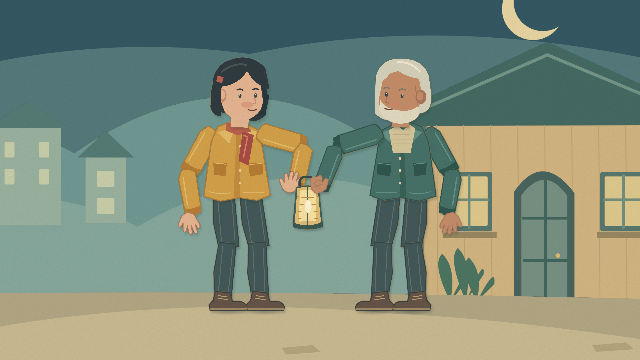
#> input picture production/artifacts/quality/v2-f2/t1/basic.png, 640 x 360 px
$ python review_sheet.py
#> lines starting #> are read from the running program, lines starting #| are printed output that depends on the picture
"""Create an honestly labelled comparison of separate unapproved stills."""
from __future__ import annotations
import hashlib,json
from pathlib import Path
from PIL import Image,ImageDraw,ImageFont,__version__ as pillow_version
ROOT=Path(__file__).resolve().parents[5]
BASE=ROOT/'production/artifacts/quality/v2-f2'
SOURCES=[('Baseline','t1/basic.png'),('Contact + shadow cards','t3/contact-card.png'),('Paper edge (prop)','t4/edge-alpha-preview.png'),('Paper bump (Mai)','t5/bump-preview.png'),('Lantern point light','t6/point-max.png')]
out=BASE/'review-preparation';out.mkdir(parents=True,exist_ok=True)
font_path=Path('/usr/share/fonts/truetype/dejavu/DejaVuSans.ttf')
if not font_path.is_file():raise RuntimeError('SHEET_FONT_MISSING: '+str(font_path))
font=ImageFont.truetype(str(font_path),18)
sheet=Image.new('RGB',(1920,800),'#ece6d6');draw=ImageDraw.Draw(sheet);rows=[]
#> after `sheet = Image.new('RGB', (1920, 800), '#ece6d6')`:
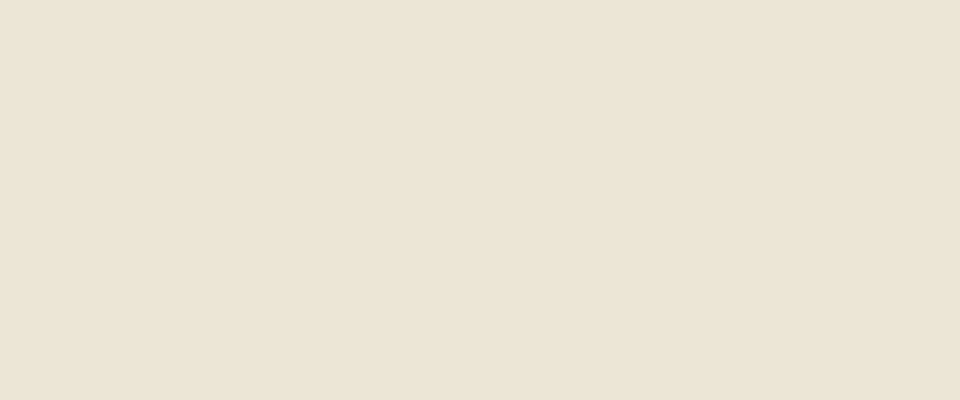
#> sheet: PIL image 1920x800 RGB (shown at 1/2 size); mean R, G, B 236, 230, 214
for i,(label,relative) in enumerate(SOURCES):
 path=BASE/relative;image=Image.open(path).convert('RGB')
#> further down, image is the input picture: PIL image 640x360 RGB; mean R, G, B 126.6, 139.7, 121.6
 if image.size!=(640,360):raise ValueError('SHEET_IMAGE_SIZE '+relative)
 x=(i%3)*640;y=(i//3)*400;sheet.paste(image,(x,y+32));draw.text((x+8,y+5),label,font=font,fill='#222222')
#> after `sheet.paste(image, (x, y + 32))`:
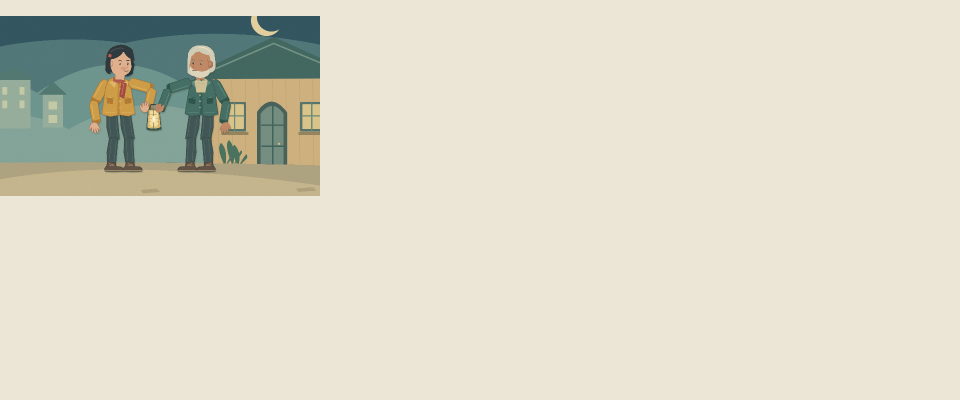
#> sheet: PIL image 1920x800 RGB (shown at 1/2 size); mean R, G, B 219.6, 216.5, 200.1
 rows.append({'label':label,'path':str(path.relative_to(ROOT)),'sha256':hashlib.sha256(path.read_bytes()).hexdigest(),'dimensions':[640,360]})
#> pass 2 of the loop `for i,(label,relative) in enumerate(SOURCES):`:
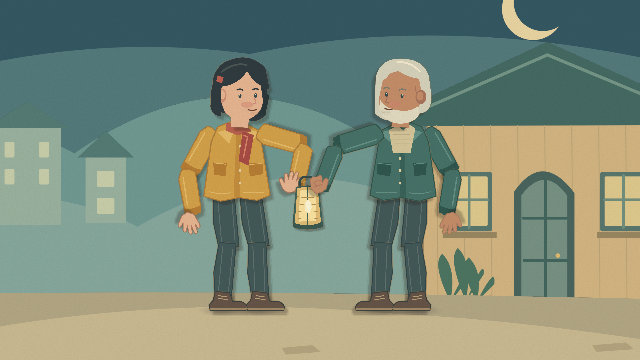
#> input picture production/artifacts/quality/v2-f2/t3/contact-card.png, 640 x 360 px
#> image is the input picture: PIL image 640x360 RGB; mean R, G, B 126.2, 139.2, 121.1
#> `sheet.paste(image, (x, y + 32))`:
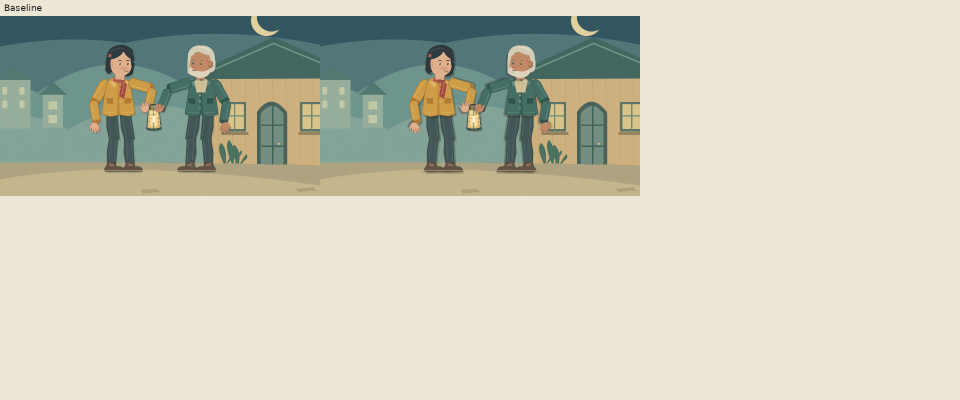
#> sheet: PIL image 1920x800 RGB (shown at 1/2 size); mean R, G, B 203.1, 202.8, 186.2
#> pass 3 of the loop `for i,(label,relative) in enumerate(SOURCES):`:
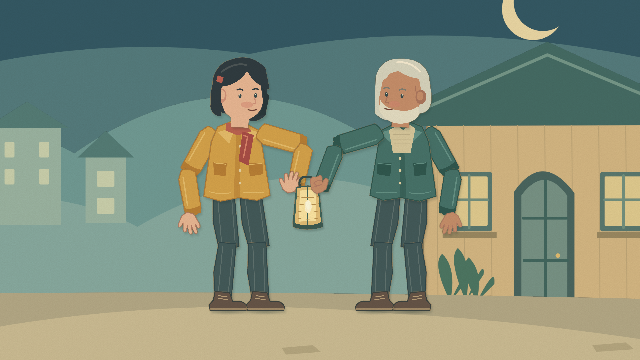
#> input picture production/artifacts/quality/v2-f2/t4/edge-alpha-preview.png, 640 x 360 px
#> image is the input picture: PIL image 640x360 RGB; mean R, G, B 126.6, 139.7, 121.6
#> `sheet.paste(image, (x, y + 32))`:
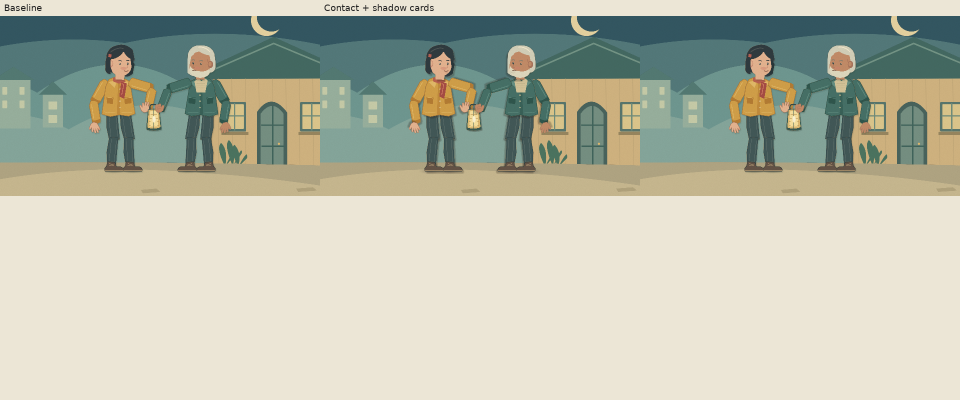
#> sheet: PIL image 1920x800 RGB (shown at 1/2 size); mean R, G, B 186.5, 189.2, 172.2
#> the loop made 5 passes; the first 3 are shown
draw.text((1288,415),'Separate experiments; not a final look.',font=font,fill='#222222')
draw.text((1288,443),'Silent stills; lighting and shadow remain open.',font=font,fill='#222222')
sheet.save(out/'separate-experiments.png',optimize=True)
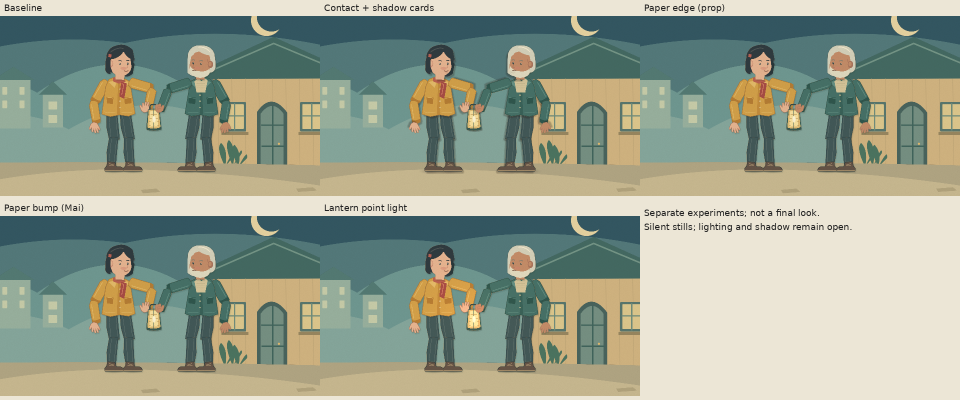
#> saved as separate-experiments.png: PIL image 1920x800 RGB (shown at 1/2 size); mean R, G, B 153.1, 161.5, 143.9
report={'status':'PROVISIONAL_REVIEW_PREPARATION','sourceFrames':rows,'fontSha256':hashlib.sha256(font_path.read_bytes()).hexdigest(),'pillowVersion':pillow_version,'sheetSha256':hashlib.sha256((out/'separate-experiments.png').read_bytes()).hexdigest(),'scope':'S05 frame 108, 640x360; separate experiments, not one combined preset, no artistic approval or audio'}
(out/'report.json').write_text(json.dumps(report,indent=2)+'\n');print(json.dumps(report))
